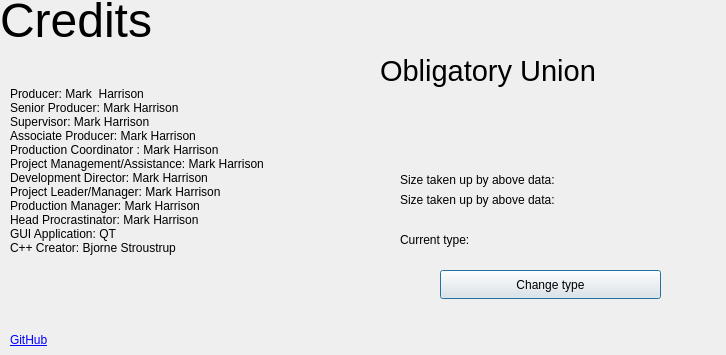
<?xml version="1.0" encoding="UTF-8"?>
<ui version="4.0">
 <class>Credits</class>
 <widget class="QDialog" name="Credits">
  <property name="geometry">
   <rect>
    <x>0</x>
    <y>0</y>
    <width>726</width>
    <height>355</height>
   </rect>
  </property>
  <property name="windowTitle">
   <string>Dialog</string>
  </property>
  <widget class="QLabel" name="label">
   <property name="geometry">
    <rect>
     <x>0</x>
     <y>-90</y>
     <width>401</width>
     <height>221</height>
    </rect>
   </property>
   <property name="font">
    <font>
     <pointsize>36</pointsize>
    </font>
   </property>
   <property name="text">
    <string>Credits</string>
   </property>
  </widget>
  <widget class="QLabel" name="label_2">
   <property name="geometry">
    <rect>
     <x>10</x>
     <y>40</y>
     <width>381</width>
     <height>261</height>
    </rect>
   </property>
   <property name="text">
    <string>
Producer: Mark  Harrison 
Senior Producer: Mark Harrison
Supervisor: Mark Harrison 
Associate Producer: Mark Harrison 
Production Coordinator : Mark Harrison  
Project Management/Assistance: Mark Harrison  
Development Director: Mark Harrison 
Project Leader/Manager: Mark Harrison 
Production Manager: Mark Harrison 
Head Procrastinator: Mark Harrison 
GUI Application: QT 
C++ Creator: Bjorne Stroustrup
 </string>
   </property>
  </widget>
  <widget class="QLabel" name="label_3">
   <property name="geometry">
    <rect>
     <x>10</x>
     <y>330</y>
     <width>151</width>
     <height>20</height>
    </rect>
   </property>
   <property name="text">
    <string>&lt;a href=&quot;https://github.com/MarkHarrison03/RecipeApp&quot;&gt;GitHub&lt;/a&gt;</string>
   </property>
  </widget>
  <widget class="QLabel" name="label_4">
   <property name="geometry">
    <rect>
     <x>380</x>
     <y>30</y>
     <width>311</width>
     <height>81</height>
    </rect>
   </property>
   <property name="font">
    <font>
     <pointsize>22</pointsize>
    </font>
   </property>
   <property name="text">
    <string>Obligatory Union</string>
   </property>
  </widget>
  <widget class="QLabel" name="label_5">
   <property name="geometry">
    <rect>
     <x>400</x>
     <y>110</y>
     <width>63</width>
     <height>20</height>
    </rect>
   </property>
   <property name="text">
    <string/>
   </property>
  </widget>
  <widget class="QLabel" name="label_6">
   <property name="geometry">
    <rect>
     <x>400</x>
     <y>190</y>
     <width>241</width>
     <height>20</height>
    </rect>
   </property>
   <property name="text">
    <string>Size taken up by above data:</string>
   </property>
  </widget>
  <widget class="QPushButton" name="pushButton">
   <property name="geometry">
    <rect>
     <x>440</x>
     <y>270</y>
     <width>221</width>
     <height>29</height>
    </rect>
   </property>
   <property name="text">
    <string>Change type</string>
   </property>
  </widget>
  <widget class="QLabel" name="label_7">
   <property name="geometry">
    <rect>
     <x>400</x>
     <y>170</y>
     <width>241</width>
     <height>20</height>
    </rect>
   </property>
   <property name="text">
    <string>Size taken up by above data:</string>
   </property>
  </widget>
  <widget class="QLabel" name="label_8">
   <property name="geometry">
    <rect>
     <x>400</x>
     <y>230</y>
     <width>111</width>
     <height>20</height>
    </rect>
   </property>
   <property name="text">
    <string>Current type:</string>
   </property>
  </widget>
  <widget class="QLabel" name="label_9">
   <property name="geometry">
    <rect>
     <x>490</x>
     <y>230</y>
     <width>71</width>
     <height>20</height>
    </rect>
   </property>
   <property name="text">
    <string/>
   </property>
  </widget>
 </widget>
 <resources/>
 <connections/>
</ui>
